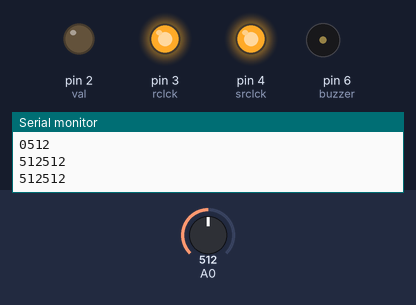
This sketch was run on a simulated Arduino Uno, built with avr-gcc and run on an emulated ATmega328P. Shown: output pins drawn as LEDs (lit = HIGH), buzzer (waves = sounding, pin HIGH), the last lines printed to the serial monitor. Inputs (shaded band) come from the test bench; at power-on: A0 = 512.

Above: at 1.3 s.
1.4 s: A0 set to 0
At 1.83 s:
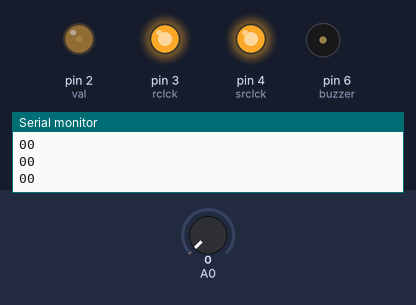
4.5 s: A0 set to 122
At 5.18 s:
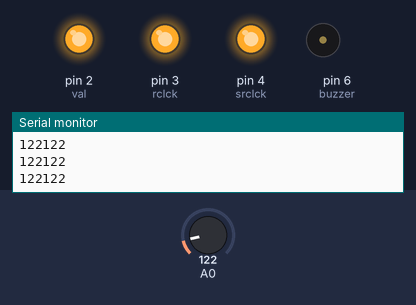
Timing chart, 0 to 13.6 s (numbered marks = the images above; inputs shaded):
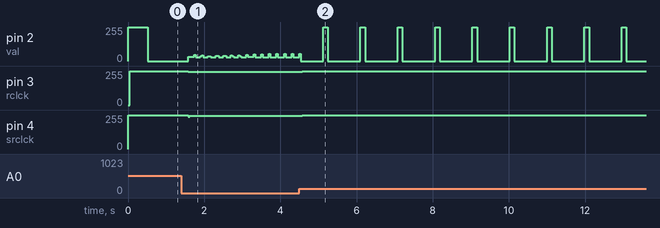

Measured:
- after the input at 1.4 s, pin 3 (rclck): 255/255 → 249/255 after 0.18 s; pin 4 (srclck): 255/255 → 250/255 after 0.18 s
- after the input at 4.5 s, pin 3 (rclck): 249/255 → 255/255 after 0.08 s; pin 4 (srclck): 250/255 → 255/255 after 0.08 s
- by itself, pin 2 (val): repeats every 0.98 s: 255/255 0.12 s, 0/255 0.86 s

The sketch:

8LEDS.ino
```cpp
int val=2;
int rclck=3;
int srclck=4;
int button=5;
int buzzer=6;
int wait;
int test=0;
void turnOn(int nombre);
void block();
void setup() {
 pinMode(val,OUTPUT);
 pinMode(rclck,OUTPUT);
 pinMode(srclck,OUTPUT);
 pinMode(buzzer,OUTPUT);
 pinMode(button,INPUT);
 Serial.begin(9600);
}

void loop() {

 for(int i=0;i<8;i++){
  Serial.print(wait);
  wait=analogRead(0);
  Serial.println(wait);
  turnOn(i);
  delay(wait);


 }

}
void block(){
  digitalWrite(buzzer,HIGH);
  while(test){
    test=digitalRead(button);

  }
  digitalWrite(buzzer,LOW);
}
void turnOn(int nombre){
  digitalWrite(srclck,LOW);
  digitalWrite(val,LOW);
  if (nombre==0){

     digitalWrite(rclck,LOW);
    digitalWrite(rclck,HIGH);

     digitalWrite(rclck,LOW);
    digitalWrite(rclck,HIGH);

     digitalWrite(rclck,LOW);
    digitalWrite(rclck,HIGH);

     digitalWrite(rclck,LOW);
    digitalWrite(rclck,HIGH);

     digitalWrite(rclck,LOW);
    digitalWrite(rclck,HIGH);

     digitalWrite(rclck,LOW);
    digitalWrite(rclck,HIGH);

    digitalWrite(rclck,LOW);
    digitalWrite(rclck,HIGH);

    digitalWrite(rclck,LOW);
    digitalWrite(val,HIGH);
    digitalWrite(rclck,HIGH);
  }
  else if (nombre==1){

     digitalWrite(rclck,LOW);
    digitalWrite(rclck,HIGH);

     digitalWrite(rclck,LOW);
    digitalWrite(rclck,HIGH);

     digitalWrite(rclck,LOW);
    digitalWrite(rclck,HIGH);

     digitalWrite(rclck,LOW);
    digitalWrite(rclck,HIGH);

     digitalWrite(rclck,LOW);
    digitalWrite(rclck,HIGH);

     digitalWrite(rclck,LOW);
    digitalWrite(rclck,HIGH);

    digitalWrite(rclck,LOW);
    digitalWrite(val,HIGH);
    digitalWrite(rclck,HIGH);

    digitalWrite(rclck,LOW);
    digitalWrite(val,LOW);
    digitalWrite(rclck,HIGH);
  }
    else if (nombre==2){

     digitalWrite(rclck,LOW);
    digitalWrite(rclck,HIGH);

     digitalWrite(rclck,LOW);
    digitalWrite(rclck,HIGH);

     digitalWrite(rclck,LOW);
    digitalWrite(rclck,HIGH);

     digitalWrite(rclck,LOW);
    digitalWrite(rclck,HIGH);

     digitalWrite(rclck,LOW);
    digitalWrite(rclck,HIGH);

     digitalWrite(rclck,LOW);
     digitalWrite(val,HIGH);
    digitalWrite(rclck,HIGH);

    digitalWrite(rclck,LOW);
    digitalWrite(val,LOW);
    digitalWrite(rclck,HIGH);

    digitalWrite(rclck,LOW);
    digitalWrite(rclck,HIGH);
  }
      else if (nombre==3){

     digitalWrite(rclck,LOW);
    digitalWrite(rclck,HIGH);

     digitalWrite(rclck,LOW);
    digitalWrite(rclck,HIGH);

     digitalWrite(rclck,LOW);
    digitalWrite(rclck,HIGH);

     digitalWrite(rclck,LOW);
    digitalWrite(rclck,HIGH);

     digitalWrite(rclck,LOW);
     digitalWrite(val,HIGH);
    digitalWrite(rclck,HIGH);

     digitalWrite(rclck,LOW);
     digitalWrite(val,LOW);
    digitalWrite(rclck,HIGH);

    digitalWrite(rclck,LOW);
    digitalWrite(rclck,HIGH);

    digitalWrite(rclck,LOW);
    digitalWrite(rclck,HIGH);
  }
        else if (nombre==4){

     digitalWrite(rclck,LOW);
    digitalWrite(rclck,HIGH);

     digitalWrite(rclck,LOW);
    digitalWrite(rclck,HIGH);

     digitalWrite(rclck,LOW);
    digitalWrite(rclck,HIGH);

     digitalWrite(rclck,LOW);
     digitalWrite(val,HIGH);
    digitalWrite(rclck,HIGH);

     digitalWrite(rclck,LOW);
     digitalWrite(val,LOW);
    digitalWrite(rclck,HIGH);

     digitalWrite(rclck,LOW);
    digitalWrite(rclck,HIGH);

    digitalWrite(rclck,LOW);
    digitalWrite(rclck,HIGH);

    digitalWrite(rclck,LOW);
    digitalWrite(rclck,HIGH);
  }
          else if (nombre==5){

     digitalWrite(rclck,LOW);
    digitalWrite(rclck,HIGH);

     digitalWrite(rclck,LOW);
    digitalWrite(rclck,HIGH);

     digitalWrite(rclck,LOW);
     digitalWrite(val,HIGH);
    digitalWrite(rclck,HIGH);

     digitalWrite(rclck,LOW);
     digitalWrite(val,LOW);
    digitalWrite(rclck,HIGH);

  digitalWrite(rclck,LOW);
    digitalWrite(rclck,HIGH);

     digitalWrite(rclck,LOW);
    digitalWrite(rclck,HIGH);

    digitalWrite(rclck,LOW);
    digitalWrite(rclck,HIGH);

    digitalWrite(rclck,LOW);
    digitalWrite(rclck,HIGH);
  }
            else if (nombre==6){

     digitalWrite(rclck,LOW);
    digitalWrite(rclck,HIGH);

     digitalWrite(rclck,LOW);
     digitalWrite(val,HIGH);
    digitalWrite(rclck,HIGH);

     digitalWrite(rclck,LOW);
     digitalWrite(val,LOW);
    digitalWrite(rclck,HIGH);

     digitalWrite(rclck,LOW);
    digitalWrite(rclck,HIGH);

  digitalWrite(rclck,LOW);
    digitalWrite(rclck,HIGH);

     digitalWrite(rclck,LOW);
    digitalWrite(rclck,HIGH);

    digitalWrite(rclck,LOW);
    digitalWrite(rclck,HIGH);

    digitalWrite(rclck,LOW);
    digitalWrite(rclck,HIGH);
  }
              else if (nombre==7){

     digitalWrite(rclck,LOW);
      digitalWrite(val,HIGH);
    digitalWrite(rclck,HIGH);

     digitalWrite(rclck,LOW);
     digitalWrite(val,LOW);
    digitalWrite(rclck,HIGH);

     digitalWrite(rclck,LOW);
    digitalWrite(rclck,HIGH);

     digitalWrite(rclck,LOW);
    digitalWrite(rclck,HIGH);

  digitalWrite(rclck,LOW);
    digitalWrite(rclck,HIGH);

     digitalWrite(rclck,LOW);
    digitalWrite(rclck,HIGH);

    digitalWrite(rclck,LOW);
    digitalWrite(rclck,HIGH);

    digitalWrite(rclck,LOW);
    digitalWrite(rclck,HIGH);
  }
   digitalWrite(srclck,HIGH);

}
```
